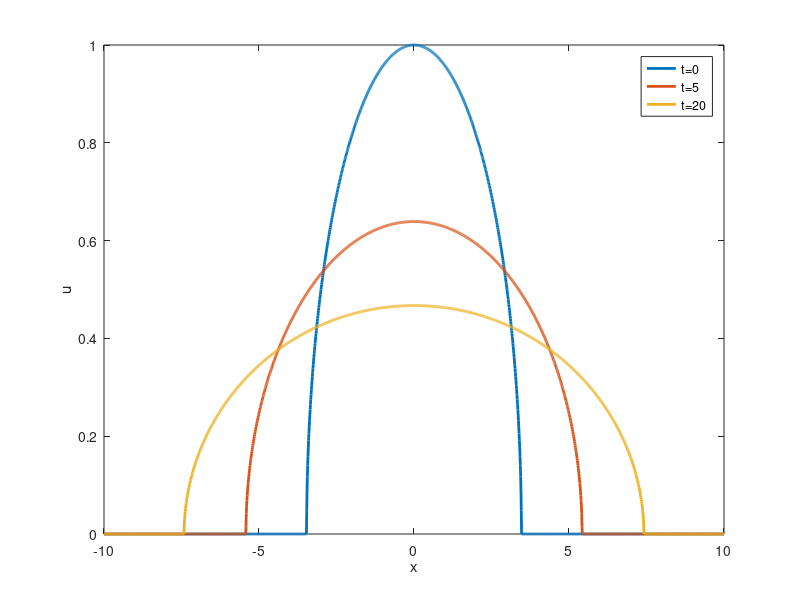

Write the MATLAB code that produced this figure.
% PLOTBAREN  Plot shapes of the Barenblatt similarity solution.
set(0,'defaultlinelinewidth',2.0)
x = -10:.01:10;
tt = [0 5 20];
u = zeros(length(x),3);
for j=1:3
  psi = 1 - (x.^2) ./ (12 * sqrt(tt(j)+1));  psi = max(0,psi);
  u(:,j) = (tt(j)+1)^(-1/4) * sqrt(psi);
end
plot(x,u'), xlabel x, ylabel u
legend('t=0','t=5','t=20')
